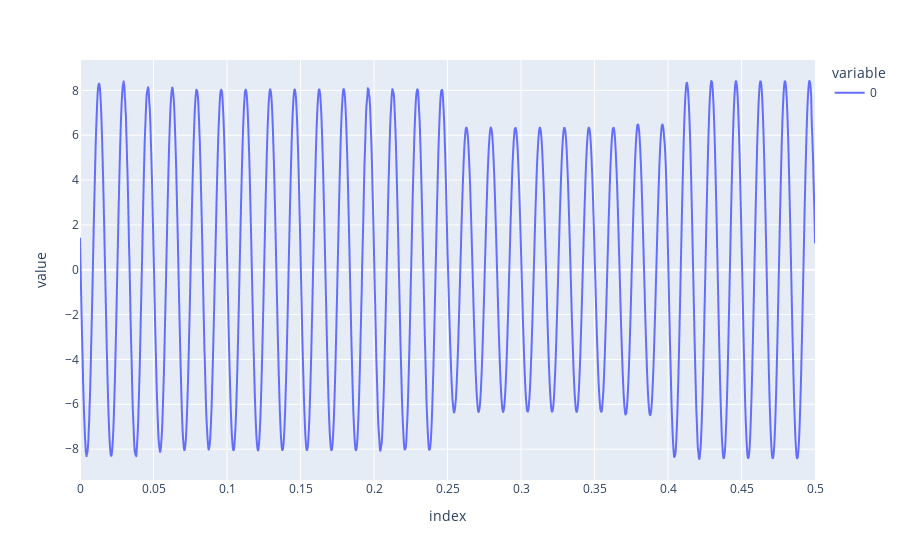

Write notebook code for a chart like this one.
### Code cell
import plotly.express as px
import pandas as pd
from utils_tesis import signalload

signals = signalload.CSV_pandas()
print(signals.labels_list)
signal, t, _ = signals.load_data('I: X0071C-R3C')
df = pd.DataFrame(signal, t)
px.line(df)

### Figure 1 — Plotly figure (JSON) as saved in the notebook; plotly's stock layout.template omitted (floating-point values rounded to 4 significant figures; data arrays with more than 128 entries replaced by an {"elided": "..."} marker saying what was removed)
{"data": [{"hovertemplate": "variable=0<br>index=%{x}<br>value=%{y}<extra></extra>", "legendgroup": "0", "line": {"color": "#636efa", "dash": "solid"}, "marker": {"symbol": "circle"}, "mode": "lines", "name": "0", "showlegend": true, "type": "scattergl", "x": {"elided": "1921 float values"}, "xaxis": "x", "y": {"elided": "1921 float values"}, "yaxis": "y"}], "layout": {"legend": {"title": {"text": "variable"}, "tracegroupgap": 0}, "margin": {"t": 60}, "xaxis": {"anchor": "y", "domain": [0, 1], "title": {"text": "index"}}, "yaxis": {"anchor": "x", "domain": [0, 1], "title": {"text": "value"}}}}
